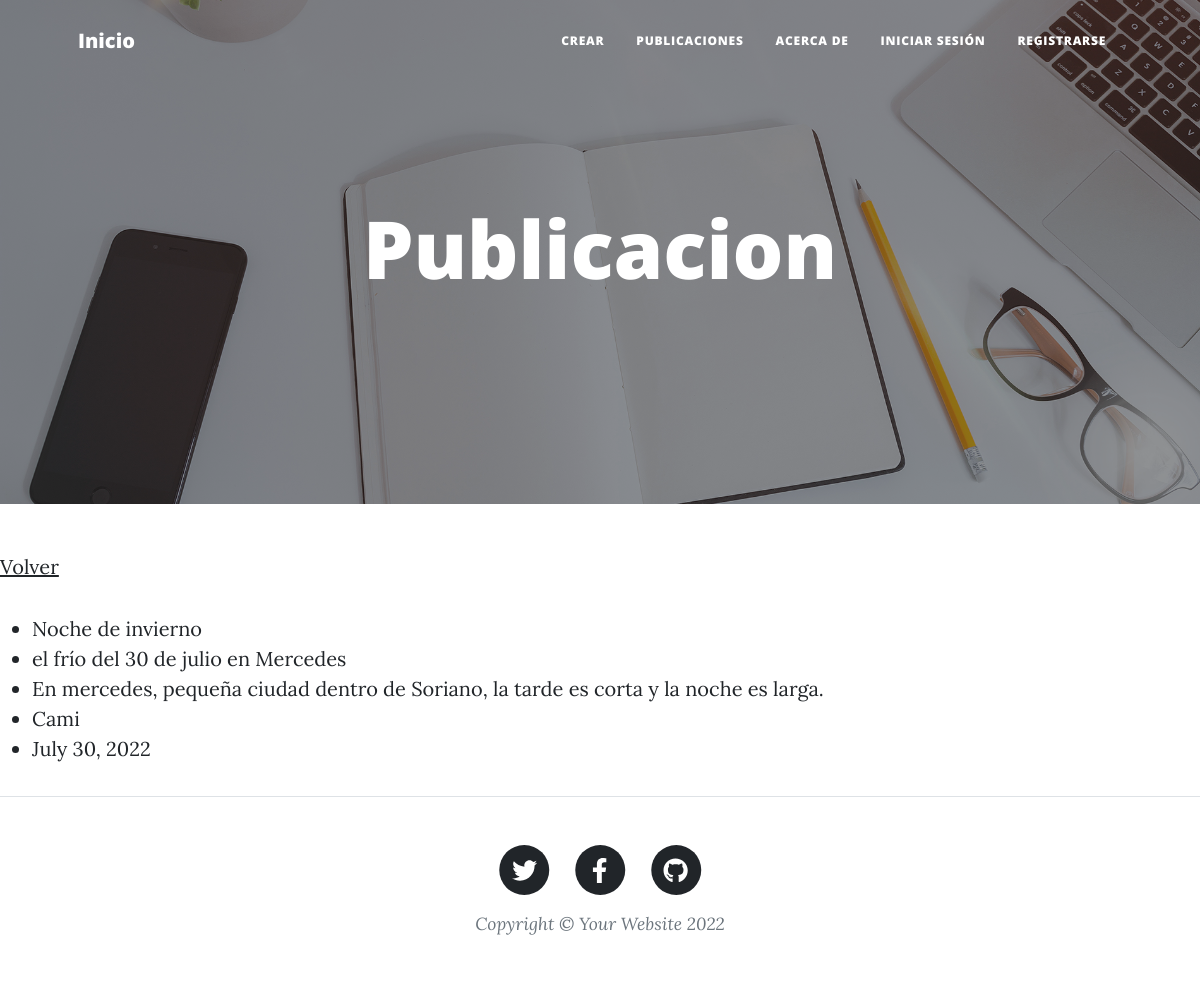
The app's page /mostrar-publicacion/1 with its own data.
### blog/models.py (models this page shows, shortened)
class Publicacion(models.Model):
    titulo = models.CharField(max_length=50)
    subtitulo = models.CharField(max_length=50)
    contenido = RichTextField(null=True)
    autor = models.CharField(max_length=50)
    fecha_creacion = models.DateField(null=True)

### blog/views.py (the view)
# urls.py: path('mostrar-publicacion/<int:pk>', views.Mostrar.as_view(), name='mostrar_publicacion')
class Mostrar(DetailView):
    model=Publicacion
    template_name= 'mostrar.html'

### templates/mostrar.html (shortened to what this page needs)
{% extends 'base.html' %}
{% block h1 %}
<div class="site-heading">
    <h1>Publicacion</h1>
</div>
{% endblock h1 %}
{% block container %}
<p>
    <a href={% url 'publicaciones' %} >Volver</a>
</p>
<p>
    <ul>
        <li>
            {{publicacion.titulo}}
        </li>
        <li>
            {{publicacion.subtitulo}}
        </li>
        <li>
            {{publicacion.contenido | safe }}
        </li>
        <li>
            {{publicacion.autor}}
        </li>
        <li>
            {{publicacion.fecha_creacion}}
        </li>
    </ul>
</p>
{% endblock container %}

### records on screen
Publicacion: titulo "Noche de invierno", subtitulo "el frío del 30 de julio en Mercedes", contenido "En mercedes, pequeña ciudad dentro de Soriano, la tarde es corta y la noche es larga.", autor "Cami", fecha_creacion "July 30, 2022"
